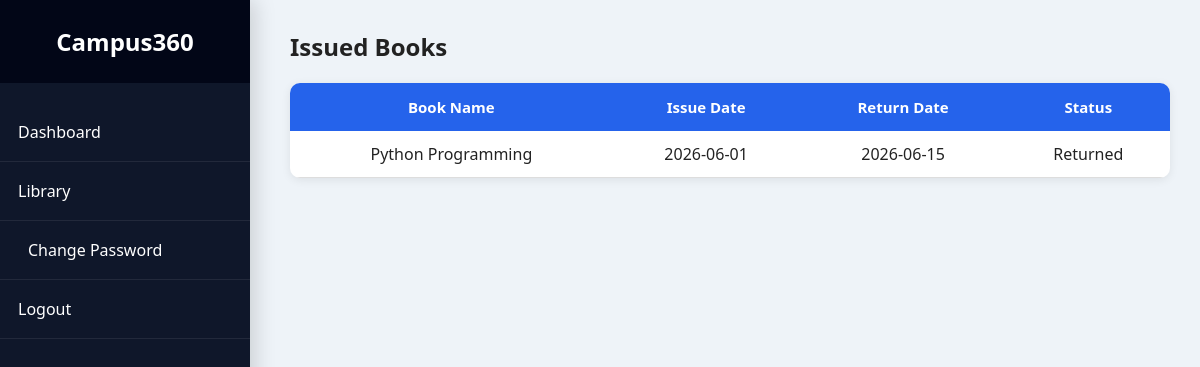
The app's page /library (signed in) with its own data.
### tables this page shows
CREATE TABLE library(

id INTEGER PRIMARY KEY AUTOINCREMENT,

rollno TEXT,

book_name TEXT,

issue_date TEXT,

return_date TEXT,

status TEXT,

FOREIGN KEY(rollno)
REFERENCES students(rollno)

);

### app.py (the view)
@app.route("/library")
def library():
    if "student" not in session:
        return redirect("/")
    conn = get_connection()
    cursor = conn.cursor()
    cursor.execute(
        "SELECT * FROM library WHERE rollno=?",
        (session["student"],)
    )
    books = cursor.fetchall()
    conn.close()
    return render_template(
        "library.html",
        books=books
    )

### app.py (called while the page is built)
def get_connection():
    conn = sqlite3.connect("portal.db")
    conn.row_factory = sqlite3.Row
    return conn

@app.context_processor
def inject_user():
    return dict(
        student=session.get("student"),
        faculty=session.get("faculty"),
        admin=session.get("admin")
    )

@app.before_request
def before_request():
    pass

@app.after_request
def after_request(response):
    response.headers["Cache-Control"] = "no-store"
    return response

### templates/library.html (shortened to what this page needs)
<!DOCTYPE html>
<html>
<head>
<link rel="stylesheet" href="{{ url_for('static', filename='style.css') }}">
</head>
<body>
<div class="sidebar">
<h2>Campus360</h2>
<ul>
<li><a href="/student_dashboard">Dashboard</a></li>
<li><a href="/library">Library</a></li>
<li><a href="/change_password">
 Change Password
</a></li>
<li><a href="/logout">Logout</a></li>
</ul>
</div>
<div class="main">
<h2>Issued Books</h2>
<table>
<tr>
<th>Book Name</th>
<th>Issue Date</th>
<th>Return Date</th>
<th>Status</th>
</tr>
{% for book in books %}
<tr>
<td>{{ book['book_name'] }}</td>
<td>{{ book['issue_date'] }}</td>
<td>{{ book['return_date'] }}</td>
<td>{{ book['status'] }}</td>
</tr>
{% endfor %}
</table>
</div>
</body>
</html>

### static/style.css (style rules this page uses)
* { margin:0; padding:0; box-sizing:border-box; font-family:'Segoe UI',Tahoma,Geneva,Verdana,sans-serif; }
body { background:#eef3f8; color:#222; }
.sidebar { position:fixed; left:0; top:0; width:250px; height:100%; background:#0f172a; color:white; overflow:auto; }
.sidebar h2 { padding:25px; text-align:center; background:#020617; font-size:24px; }
.sidebar ul { list-style:none; }
.sidebar ul li { border-bottom:1px solid rgba(255,255,255,.08); }
.sidebar ul li a { display:block; color:white; text-decoration:none; padding:18px; transition:.3s; }
.main { margin-left:260px; padding:30px; }
table { width:100%; border-collapse:collapse; background:white; border-radius:15px; overflow:hidden; box-shadow:0 8px 20px rgba(0,0,0,.08); margin-top:20px; }
table th { background:#0b6efd; color:white; padding:16px; text-align:left; font-size:15px; }
table td { padding:15px; border-bottom:1px solid #ececec; }
.main { animation:fade .6s ease; }
.card, .profile-card, .form-box, table, .notification { transition:.35s; }
h2 { margin-bottom:20px; }
* { transition:.25s; }
.sidebar { box-shadow:5px 0 20px rgba(0,0,0,.15); }
.sidebar ul li { position:relative; }
table { animation:fade .6s ease; }
table tr { transition:.25s; }
a { text-decoration:none; }
table { width:100%; border-collapse:collapse; margin-top:20px; background:white; border-radius:10px; overflow:hidden; box-shadow:0 2px 10px rgba(0,0,0,.08); }
table th { background:#0d6efd; color:white; padding:12px; text-align:center; }
table td { padding:10px; text-align:center; border-bottom:1px solid #ddd; }
table { width:100%; border-collapse:collapse; }
table th { background:#2563eb; color:#fff; text-align:center; padding:14px; }
table td { text-align:center; padding:12px; vertical-align:middle; }
table { border-collapse:collapse;width:100% }
table th,table td { text-align:center;vertical-align:middle }

### records on screen
library: book_name "Python Programming", issue_date "2026-06-01", return_date "2026-06-15", status "Returned"
